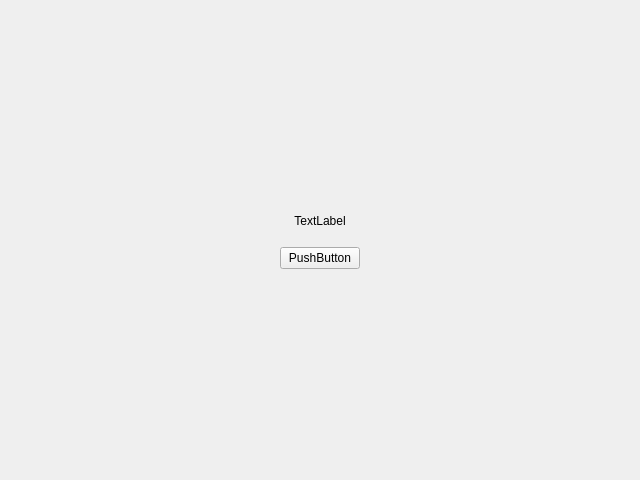
<?xml version="1.0" encoding="UTF-8"?>
<ui version="4.0">
 <class>MainWindow</class>
 <widget class="QMainWindow" name="MainWindow">
  <property name="geometry">
   <rect>
    <x>0</x>
    <y>0</y>
    <width>640</width>
    <height>480</height>
   </rect>
  </property>
  <property name="windowTitle">
   <string>Programma Eblana</string>
  </property>
  <widget class="QWidget" name="centralwidget">
   <layout class="QGridLayout" name="gridLayout_2">
    <item row="0" column="0">
     <layout class="QGridLayout" name="gridLayout">
      <item row="1" column="1">
       <spacer name="verticalSpacer_2">
        <property name="orientation">
         <enum>Qt::Orientation::Vertical</enum>
        </property>
        <property name="sizeHint" stdset="0">
         <size>
          <width>20</width>
          <height>40</height>
         </size>
        </property>
       </spacer>
      </item>
      <item row="2" column="2">
       <spacer name="horizontalSpacer_2">
        <property name="orientation">
         <enum>Qt::Orientation::Horizontal</enum>
        </property>
        <property name="sizeHint" stdset="0">
         <size>
          <width>40</width>
          <height>20</height>
         </size>
        </property>
       </spacer>
      </item>
      <item row="3" column="1">
       <spacer name="verticalSpacer">
        <property name="orientation">
         <enum>Qt::Orientation::Vertical</enum>
        </property>
        <property name="sizeType">
         <enum>QSizePolicy::Policy::Fixed</enum>
        </property>
        <property name="sizeHint" stdset="0">
         <size>
          <width>20</width>
          <height>10</height>
         </size>
        </property>
       </spacer>
      </item>
      <item row="4" column="1">
       <widget class="QPushButton" name="btn_1">
        <property name="text">
         <string>PushButton</string>
        </property>
       </widget>
      </item>
      <item row="5" column="1">
       <spacer name="verticalSpacer_3">
        <property name="orientation">
         <enum>Qt::Orientation::Vertical</enum>
        </property>
        <property name="sizeHint" stdset="0">
         <size>
          <width>20</width>
          <height>40</height>
         </size>
        </property>
       </spacer>
      </item>
      <item row="2" column="0">
       <spacer name="horizontalSpacer">
        <property name="orientation">
         <enum>Qt::Orientation::Horizontal</enum>
        </property>
        <property name="sizeHint" stdset="0">
         <size>
          <width>40</width>
          <height>20</height>
         </size>
        </property>
       </spacer>
      </item>
      <item row="2" column="1">
       <widget class="QLabel" name="label_1">
        <property name="toolTip">
         <UInt>0</UInt>
        </property>
        <property name="text">
         <string>TextLabel</string>
        </property>
        <property name="alignment">
         <set>Qt::AlignmentFlag::AlignCenter</set>
        </property>
       </widget>
      </item>
     </layout>
    </item>
   </layout>
  </widget>
  <action name="action">
   <property name="text">
    <string>да</string>
   </property>
  </action>
  <action name="action_4">
   <property name="text">
    <string>нет(не желательно)</string>
   </property>
  </action>
  <action name="action_5">
   <property name="text">
    <string>да</string>
   </property>
  </action>
  <action name="action_6">
   <property name="text">
    <string>иди нахуй</string>
   </property>
  </action>
  <action name="action_7">
   <property name="text">
    <string>нет</string>
   </property>
  </action>
  <action name="action_9">
   <property name="text">
    <string>иди нахуй</string>
   </property>
  </action>
 </widget>
 <resources/>
 <connections/>
</ui>
